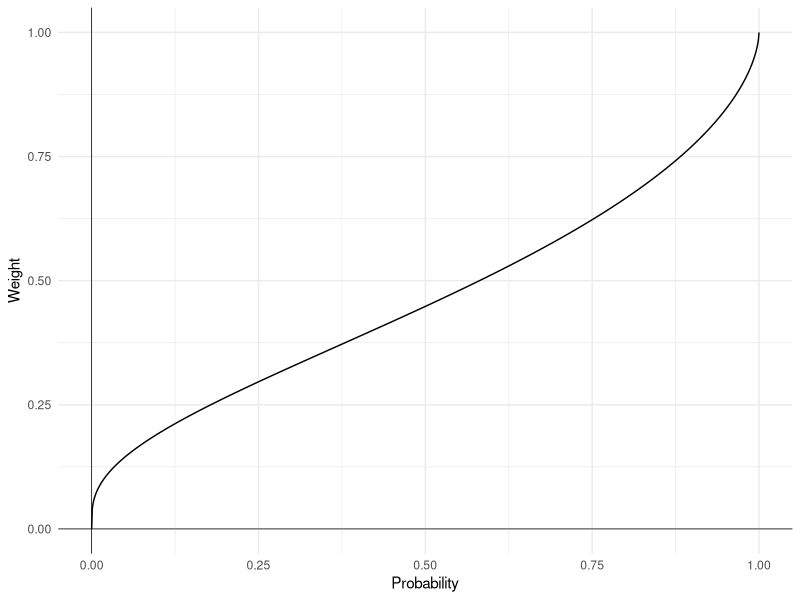

The R source for this figure:
## ---- chunk 1
#Plot of probabiltiy weighting function using ggplot2
library(ggplot2)

#Define probability weighting function
prob_weight <- function(p, alpha){
  exp(-(-log(p))^alpha)
}

#Create data frame of probabilities and weights
prob <- seq(0, 1, 0.001)
prob_df <- data.frame(prob = prob, weight = prob_weight(prob, 0.6))

#Plot
ggplot(prob_df, aes(x = prob, y = weight)) +
  geom_line() +
  geom_vline(xintercept = 0, linewidth=0.25)+ 
  geom_hline(yintercept = 0, linewidth=0.25)+
  labs(x = "Probability", y = "Weight") +
  theme_minimal()
